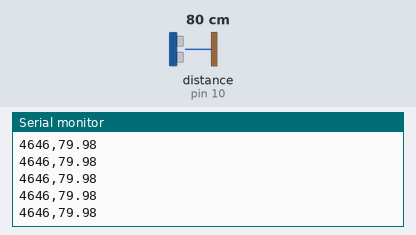
A sketch run on a simulated Arduino Uno, built with avr-gcc and run on an emulated ATmega328P. Parts: the last lines printed to the serial monitor. Wiring (inferred from the names in the program): ultrasonic range finder: trigger pin 9; echo pin 10. Inputs (shaded band) come from the test bench; at power-on: distance to the obstacle (sensor on pin 10) 80 cm. The echo pulse lasts 58.3 µs per cm.

Above: at 1.7 s.
1.8 s: distance to the obstacle (sensor on pin 10) set to 2 cm
At 1.88 s:
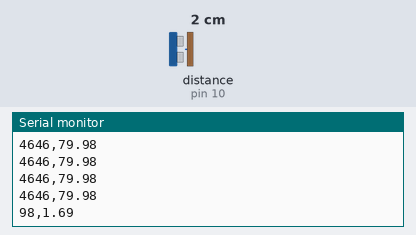
3.3 s: distance to the obstacle (sensor on pin 10) set to 4 cm
At 3.3 s:
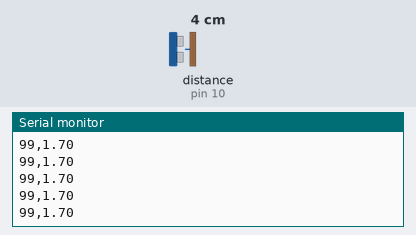
Timing chart, 0 to 6.3 s (numbered marks = the images above; inputs shaded):
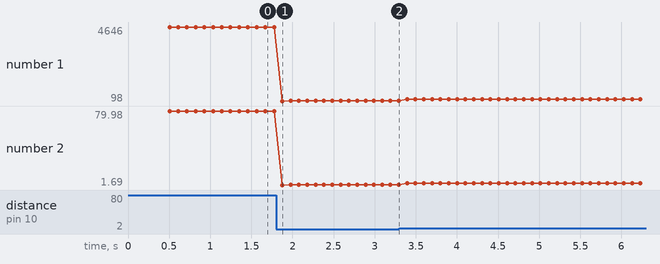

Measured:
- after the input at 1.8 s, the serial monitor: prints a new line after 0.08 s (image 1)
- plotted number 1: 4646 → 99 after the input at 1.8 s, 99 → 215 after the input at 3.3 s
- plotted number 2: 79.98 → 1.7 after the input at 1.8 s, 1.7 → 3.7 after the input at 3.3 s

The sketch:

speed.ino
```cpp
const int TRIG = 9;
const int ECHO = 10;

void setup() {
  Serial.begin(115200);
  delay(500); // tiempo para estabilizar USB y Python

  pinMode(TRIG, OUTPUT);
  pinMode(ECHO, INPUT);

  Serial.println("READY"); // Python espera este mensaje
}

void loop() {
  // Enviar pulso
  digitalWrite(TRIG, LOW);
  delayMicroseconds(2);
  digitalWrite(TRIG, HIGH);
  delayMicroseconds(10);
  digitalWrite(TRIG, LOW);

  // Leer eco con timeout de 30ms
  unsigned long t_echo = pulseIn(ECHO, HIGH, 30000);

  // Calcular distancia en cm
  float distancia = (t_echo * 1e-6 * 344.30 ) / 2.0;
  float distancia_cm = distancia * 100.0;

  // ---- Salida en CSV para Python ----
  Serial.print(t_echo);
  Serial.print(",");
  Serial.println(distancia_cm);

  delay(100); // lectura estable, 10 Hz
}
```
